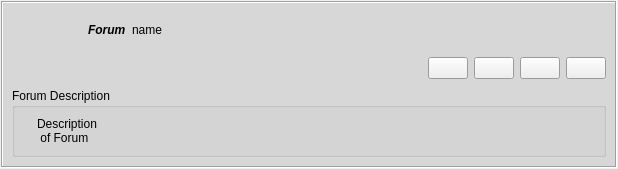
<?xml version="1.0" encoding="UTF-8"?>
<ui version="4.0">
 <class>GxsForumGroupItem</class>
 <widget class="QWidget" name="GxsForumGroupItem">
  <property name="geometry">
   <rect>
    <x>0</x>
    <y>0</y>
    <width>618</width>
    <height>157</height>
   </rect>
  </property>
  <layout class="QGridLayout">
   <property name="leftMargin">
    <number>1</number>
   </property>
   <property name="topMargin">
    <number>1</number>
   </property>
   <property name="rightMargin">
    <number>1</number>
   </property>
   <property name="bottomMargin">
    <number>1</number>
   </property>
   <item row="0" column="0">
    <widget class="QFrame" name="frame">
     <property name="sizePolicy">
      <sizepolicy hsizetype="Expanding" vsizetype="Preferred">
       <horstretch>0</horstretch>
       <verstretch>0</verstretch>
      </sizepolicy>
     </property>
     <property name="palette">
      <palette>
       <active>
        <colorrole role="Base">
         <brush brushstyle="SolidPattern">
          <color alpha="255">
           <red>215</red>
           <green>215</green>
           <blue>215</blue>
          </color>
         </brush>
        </colorrole>
        <colorrole role="Window">
         <brush brushstyle="SolidPattern">
          <color alpha="255">
           <red>215</red>
           <green>215</green>
           <blue>215</blue>
          </color>
         </brush>
        </colorrole>
       </active>
       <inactive>
        <colorrole role="Base">
         <brush brushstyle="SolidPattern">
          <color alpha="255">
           <red>215</red>
           <green>215</green>
           <blue>215</blue>
          </color>
         </brush>
        </colorrole>
        <colorrole role="Window">
         <brush brushstyle="SolidPattern">
          <color alpha="255">
           <red>215</red>
           <green>215</green>
           <blue>215</blue>
          </color>
         </brush>
        </colorrole>
       </inactive>
       <disabled>
        <colorrole role="Base">
         <brush brushstyle="SolidPattern">
          <color alpha="255">
           <red>215</red>
           <green>215</green>
           <blue>215</blue>
          </color>
         </brush>
        </colorrole>
        <colorrole role="Window">
         <brush brushstyle="SolidPattern">
          <color alpha="255">
           <red>215</red>
           <green>215</green>
           <blue>215</blue>
          </color>
         </brush>
        </colorrole>
       </disabled>
      </palette>
     </property>
     <property name="autoFillBackground">
      <bool>true</bool>
     </property>
     <property name="frameShape">
      <enum>QFrame::Box</enum>
     </property>
     <property name="frameShadow">
      <enum>QFrame::Sunken</enum>
     </property>
     <layout class="QGridLayout">
      <item row="0" column="0">
       <layout class="QGridLayout">
        <item row="0" column="0" rowspan="2">
         <widget class="QLabel" name="forumlogo_label">
          <property name="minimumSize">
           <size>
            <width>70</width>
            <height>70</height>
           </size>
          </property>
          <property name="maximumSize">
           <size>
            <width>70</width>
            <height>70</height>
           </size>
          </property>
          <property name="text">
           <string/>
          </property>
          <property name="pixmap">
           <pixmap resource="../images.qrc">:/images/konversation64.png</pixmap>
          </property>
         </widget>
        </item>
        <item row="0" column="1">
         <layout class="QHBoxLayout" name="horizontalLayout_2">
          <item>
           <widget class="QLabel" name="titleLabel">
            <property name="sizePolicy">
             <sizepolicy hsizetype="Minimum" vsizetype="Minimum">
              <horstretch>0</horstretch>
              <verstretch>0</verstretch>
             </sizepolicy>
            </property>
            <property name="font">
             <font>
              <weight>75</weight>
              <italic>true</italic>
              <bold>true</bold>
             </font>
            </property>
            <property name="text">
             <string notr="true">Forum</string>
            </property>
           </widget>
          </item>
          <item>
           <widget class="QLabel" name="nameLabel">
            <property name="text">
             <string notr="true">name</string>
            </property>
            <property name="openExternalLinks">
             <bool>true</bool>
            </property>
           </widget>
          </item>
          <item>
           <spacer name="horizontalSpacer">
            <property name="orientation">
             <enum>Qt::Horizontal</enum>
            </property>
            <property name="sizeHint" stdset="0">
             <size>
              <width>40</width>
              <height>20</height>
             </size>
            </property>
           </spacer>
          </item>
         </layout>
        </item>
        <item row="1" column="1">
         <layout class="QHBoxLayout" name="horizontalLayout">
          <item>
           <spacer>
            <property name="orientation">
             <enum>Qt::Horizontal</enum>
            </property>
            <property name="sizeType">
             <enum>QSizePolicy::Expanding</enum>
            </property>
            <property name="sizeHint" stdset="0">
             <size>
              <width>254</width>
              <height>28</height>
             </size>
            </property>
           </spacer>
          </item>
          <item>
           <widget class="QPushButton" name="copyLinkButton">
            <property name="focusPolicy">
             <enum>Qt::NoFocus</enum>
            </property>
            <property name="icon">
             <iconset resource="../images.qrc">
              <normaloff>:/images/copyrslink.png</normaloff>:/images/copyrslink.png</iconset>
            </property>
           </widget>
          </item>
          <item>
           <widget class="QPushButton" name="subscribeButton">
            <property name="sizePolicy">
             <sizepolicy hsizetype="Fixed" vsizetype="Fixed">
              <horstretch>0</horstretch>
              <verstretch>0</verstretch>
             </sizepolicy>
            </property>
            <property name="focusPolicy">
             <enum>Qt::NoFocus</enum>
            </property>
            <property name="toolTip">
             <string>Subscribe to Forum</string>
            </property>
            <property name="icon">
             <iconset resource="../images.qrc">
              <normaloff>:/images/directoryadd_24x24_shadow.png</normaloff>:/images/directoryadd_24x24_shadow.png</iconset>
            </property>
           </widget>
          </item>
          <item>
           <widget class="QPushButton" name="expandButton">
            <property name="sizePolicy">
             <sizepolicy hsizetype="Fixed" vsizetype="Fixed">
              <horstretch>0</horstretch>
              <verstretch>0</verstretch>
             </sizepolicy>
            </property>
            <property name="focusPolicy">
             <enum>Qt::NoFocus</enum>
            </property>
            <property name="toolTip">
             <string>Expand</string>
            </property>
            <property name="icon">
             <iconset resource="../images.qrc">
              <normaloff>:/images/edit_add24.png</normaloff>:/images/edit_add24.png</iconset>
            </property>
           </widget>
          </item>
          <item>
           <widget class="QPushButton" name="clearButton">
            <property name="sizePolicy">
             <sizepolicy hsizetype="Fixed" vsizetype="Fixed">
              <horstretch>0</horstretch>
              <verstretch>0</verstretch>
             </sizepolicy>
            </property>
            <property name="focusPolicy">
             <enum>Qt::NoFocus</enum>
            </property>
            <property name="toolTip">
             <string>Remove Item</string>
            </property>
            <property name="icon">
             <iconset resource="../images.qrc">
              <normaloff>:/images/close_normal.png</normaloff>:/images/close_normal.png</iconset>
            </property>
           </widget>
          </item>
         </layout>
        </item>
       </layout>
      </item>
      <item row="1" column="0">
       <widget class="QFrame" name="expandFrame">
        <layout class="QVBoxLayout">
         <property name="spacing">
          <number>0</number>
         </property>
         <property name="leftMargin">
          <number>0</number>
         </property>
         <property name="topMargin">
          <number>0</number>
         </property>
         <property name="rightMargin">
          <number>0</number>
         </property>
         <property name="bottomMargin">
          <number>0</number>
         </property>
         <item>
          <widget class="QGroupBox" name="groupBox">
           <property name="title">
            <string>Forum Description</string>
           </property>
           <layout class="QHBoxLayout">
            <item>
             <widget class="QLabel" name="iconLabel">
              <property name="text">
               <string/>
              </property>
              <property name="pixmap">
               <pixmap resource="../images.qrc">:/images/contacts24.png</pixmap>
              </property>
             </widget>
            </item>
            <item>
             <widget class="QLabel" name="descLabel">
              <property name="sizePolicy">
               <sizepolicy hsizetype="MinimumExpanding" vsizetype="Preferred">
                <horstretch>0</horstretch>
                <verstretch>0</verstretch>
               </sizepolicy>
              </property>
              <property name="text">
               <string notr="true">Description 
 of Forum</string>
              </property>
             </widget>
            </item>
           </layout>
          </widget>
         </item>
        </layout>
       </widget>
      </item>
     </layout>
    </widget>
   </item>
  </layout>
 </widget>
 <resources>
  <include location="../images.qrc"/>
 </resources>
 <connections/>
</ui>
